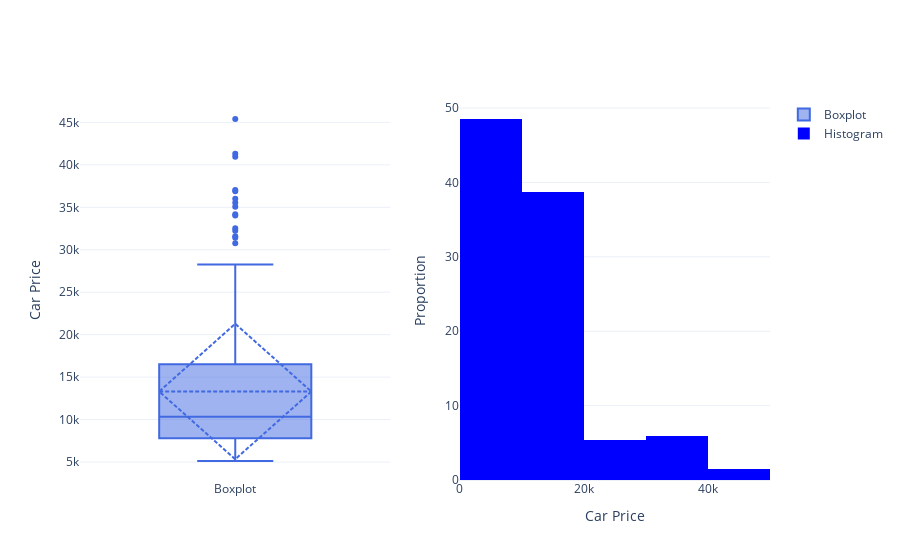

Notebook source saved alongside this figure:
### Markdown cell above
#### Car Price

### Code cell
fig = make_subplots(rows=1, cols=2)

fig.add_trace(
    go.Box(y=data["price"],name='Boxplot',marker_color='royalblue',boxmean='sd'),row=1, col=1
    
)

fig.add_trace(
    go.Histogram(x=data["price"],nbinsx=8,name='Histogram',marker=dict(color='blue'),histnorm='percent'),row=1, col=2
    
)

fig['layout']['yaxis1'].update(title='Car Price')
fig['layout']['xaxis2'].update(title='Car Price')
fig['layout']['yaxis2'].update(title='Proportion')
fig.update_layout(template='plotly_white')
fig.show()

### Figure 1 — Plotly figure (JSON) as saved in the notebook; plotly's stock layout.template omitted (floating-point values rounded to 4 significant figures; data arrays with more than 128 entries replaced by an {"elided": "..."} marker saying what was removed)
{"data": [{"boxmean": "sd", "marker": {"color": "royalblue"}, "name": "Boxplot", "type": "box", "xaxis": "x", "y": {"elided": "204 float values"}, "yaxis": "y"}, {"histnorm": "percent", "marker": {"color": "blue"}, "name": "Histogram", "nbinsx": 8, "type": "histogram", "x": {"elided": "204 float values"}, "xaxis": "x2", "yaxis": "y2"}], "layout": {"xaxis": {"anchor": "y", "domain": [0, 0.45]}, "xaxis2": {"anchor": "y2", "domain": [0.55, 1], "title": {"text": "Car Price"}}, "yaxis": {"anchor": "x", "domain": [0, 1], "title": {"text": "Car Price"}}, "yaxis2": {"anchor": "x2", "domain": [0, 1], "title": {"text": "Proportion"}}}}
